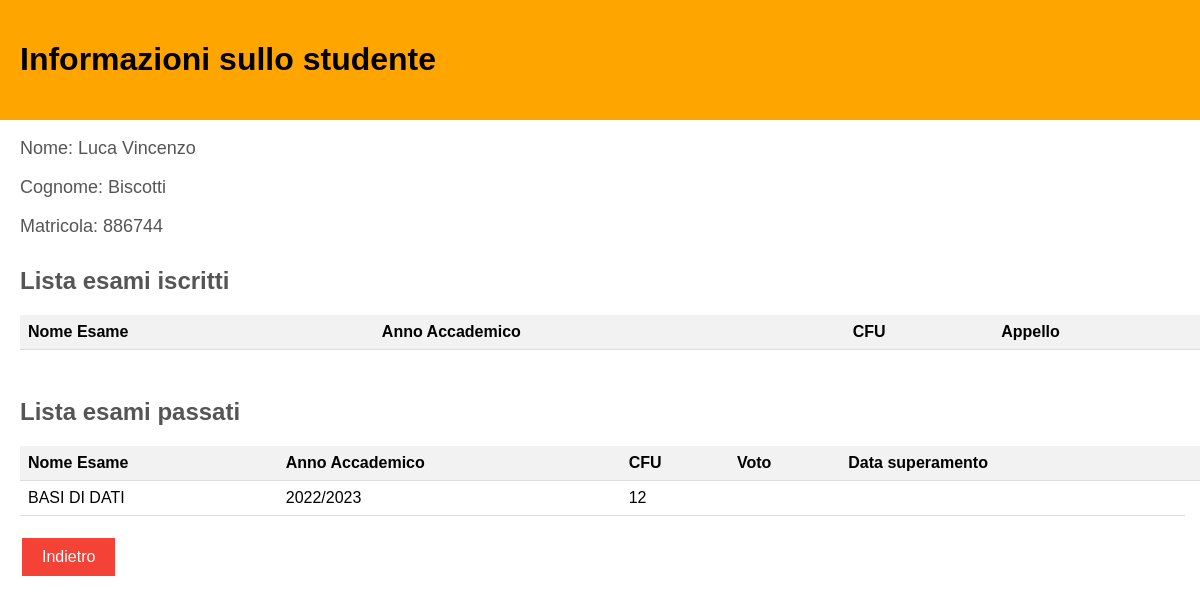
Page /student_page/886744 (signed in) on the committed database.
### db_setup.py (models this page shows, shortened)
class Studente( db.Model):
    idS = db.Column(db.Integer, primary_key=True, unique = True)
    nome = db.Column(db.String(100))
    cognome = db.Column(db.String(100))

class Esame( db.Model):
    idE = db.Column(db.String(100), primary_key=True, unique = True)
    nome = db.Column(db.String(100))
    anno_accademico = db.Column(db.String(100))
    cfu = db.Column(db.Integer)

### routes.py (the view)
@bp.route('/student_page/<int:idS>', methods=['GET'])
@login_required
def student_page(idS):
    from db_setup import Studente, Esame, Prova, db, Appelli, Registrazione_esame
    studente = db.session.query(Studente).filter_by(idS=idS).first()
    lista_esami_iscritti = (
        db.session.query(Esame)
        .join(Prova, Esame.idE == Prova.idE)
        .join(Appelli)
        .filter(Appelli.idS == idS, Appelli.idP == Prova.idP, Appelli.stato_superamento == False)
        .all()
    )
    lista_esami_passati = (
        db.session.query(Esame)
        .join(Prova, Esame.idE == Prova.idE)
        .join(Appelli)
        .filter(Appelli.idS == idS, Appelli.idP == Prova.idP, Appelli.stato_superamento == True)
        .group_by(Esame.idE)
        .having(func.sum(Prova.percentuale) == 100)
        .all()
    )
    return flask.render_template('student_page.html', studente=studente, lista_esami_iscritti=lista_esami_iscritti, lista_esami_passati=lista_esami_passati)

### routes.py (called while the page is built)
@login_manager.user_loader
def load_user(user_id):
    from db_setup import Docente
    return Docente.query.get(user_id)

### app/templates/student_page.html (shortened to what this page needs)
<!DOCTYPE html>
<html lang="en">
<head>
    <link rel="stylesheet" href="{{ url_for('static', filename='student_page.css') }}">
    <link rel="stylesheet" href="{{ url_for('static', filename='goback.css') }}">
    <div id="Studente" class="w3-container">
        <h1> Informazioni sullo studente</h1>
    </div>
</head>
<body>
    <div id="Student_info">
        <p>Nome: {{ studente.nome }}</p>
        <p>Cognome: {{ studente.cognome }}</p>
        <p>Matricola: {{ studente.idS }}</p>
    </div>
    <div id="Lista_esami_iscritti">
        <h2>Lista esami iscritti</h2>
        <table>
            <thead>
                <tr>
                    <th>Nome Esame</th>
                    <th>Anno Accademico</th>
                    <th>CFU</th>
                    <th> Appello</th>
                </tr>
            </thead>
        </table>
    </div>
    <br>
    <div id="Lista_esami_passati">
        <h2>Lista esami passati</h2>
        <table>
            <thead>
                <tr>
                    <th>Nome Esame</th>
                    <th>Anno Accademico</th>
                    <th>CFU</th>
                    <th>Voto</th>
                    <th>Data superamento</th>
                    <th></th>
                </tr>
            </thead>
            <tbody>
                {% for esame in lista_esami_passati %}
                    <tr>
                        <td>{{ esame.nome }}</td>
                        <td>{{ esame.anno_accademico }}</td>
                        <td>{{ esame.cfu }}</td>
                        <td>{{ esame.registrazione_esame.voto }}</td>
                        <td>{{ esame.registrazione_esame.data_superamento }}</td>
                    </tr>
                {% endfor %}
            </tbody>
        </table>
    </div>
    <br>
    <button id="goback" onclick="goBack()" class="button-goback">Indietro</button>
</body>
</html>

### app/static/student_page.css (style rules this page uses)
p { color: #555; font-size: 18px; margin-bottom: 10px; }
h2 { color: #555; margin-top: 30px; }
table { border-collapse: collapse; width: 100%; margin-top: 10px; }
th, td { padding: 8px; text-align: left; border-bottom: 1px solid #ddd; }
th { background-color: #f2f2f2; font-weight: bold; }
#Studente { background-color: orange; color: black; padding: 20px; }
body { font-family: Arial, sans-serif; margin: 0; padding: 0; }
#Student_info, #Lista_esami_iscritti, #Lista_esami_passati { position: relative; left:20px; }

### app/static/goback.css (style rules this page uses)
.button-goback { background-color: #f44336; color: white; border: none; padding: 10px 20px; text-align: center; text-decoration: none; display: inline-block; font-size: 16px; margin: 4px 2px; cursor: pointer; position: relative; left: 20px; }

### rows in the picture
Studente: nome "Luca Vincenzo", cognome "Biscotti", idS "886744"
Esame: nome "BASI DI DATI", anno_accademico "2022/2023", cfu "12"
